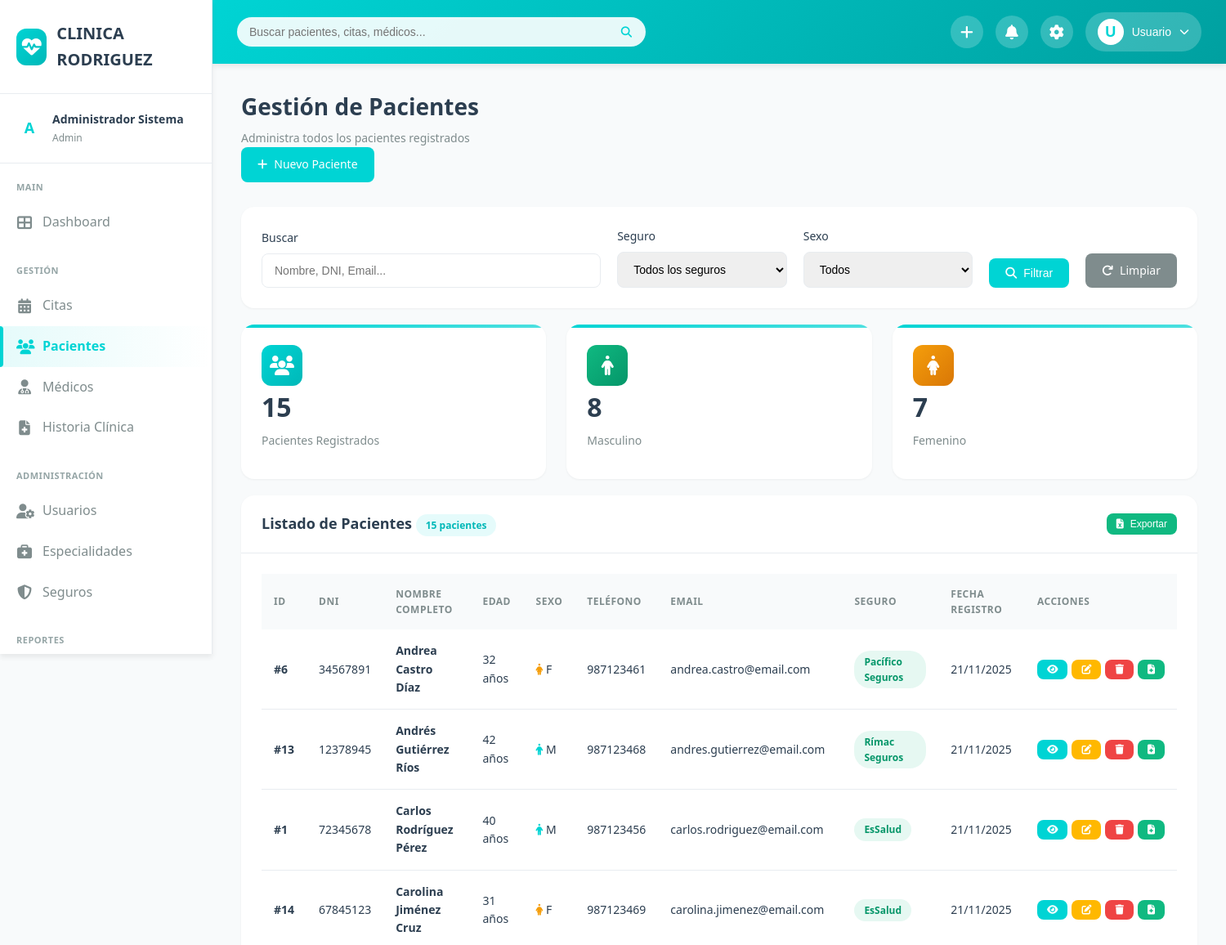
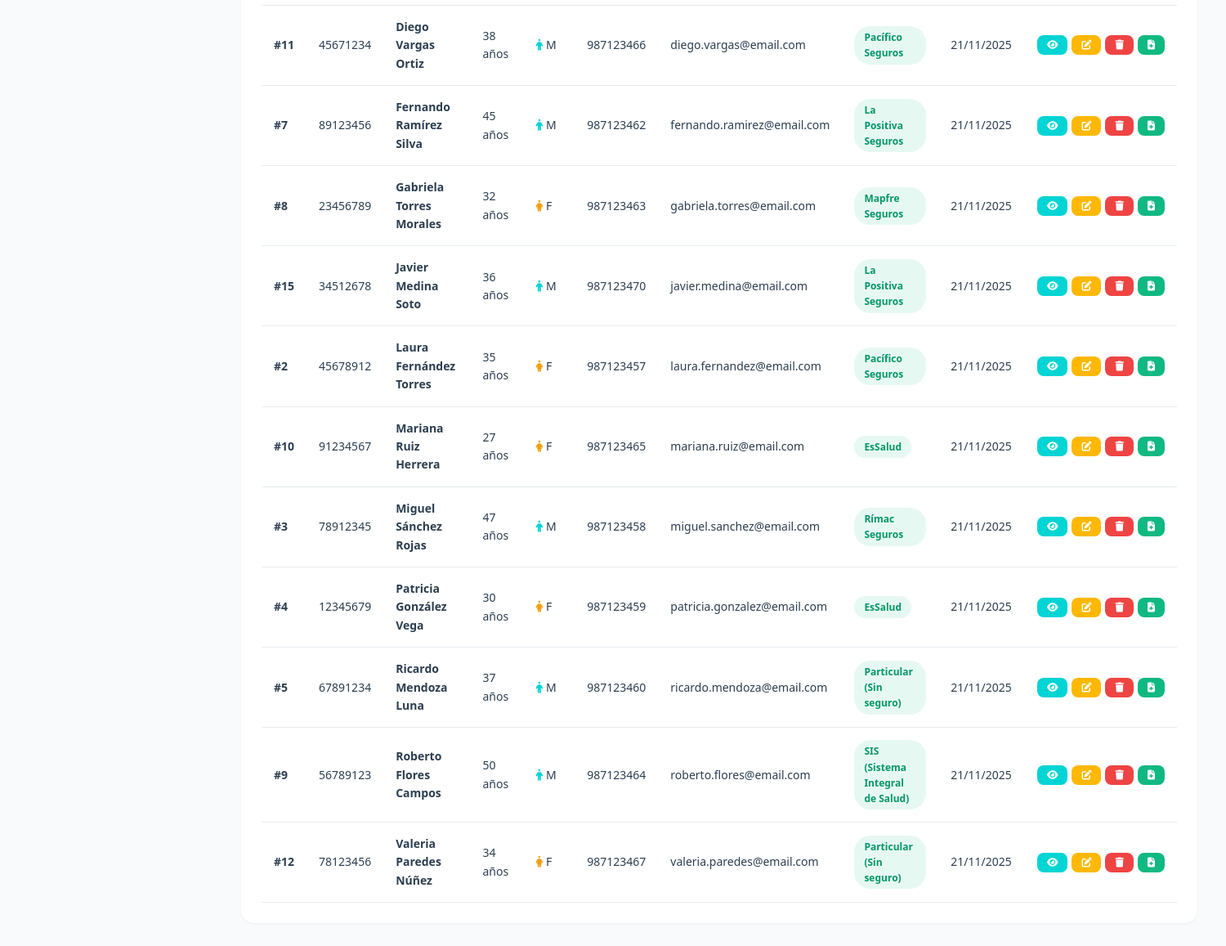
The app's page /pacientes.php (signed in) with its own data (2 pictures, top to bottom).
### tables this page shows
CREATE TABLE `pacientes` (
  `id` int(11) NOT NULL,
  `dni` varchar(20) NOT NULL,
  `nombre` varchar(100) NOT NULL,
  `apellido` varchar(100) NOT NULL,
  `fecha_nacimiento` date NOT NULL,
  `sexo` enum('M','F') NOT NULL,
  `telefono` varchar(20) DEFAULT NULL,
  `email` varchar(100) DEFAULT NULL,
  `direccion` text DEFAULT NULL,
  `seguro_id` int(11) DEFAULT NULL,
  `numero_poliza` varchar(50) DEFAULT NULL,
  `estado` enum('activo','inactivo') DEFAULT 'activo',
  `fecha_registro` timestamp NOT NULL DEFAULT current_timestamp()
);

CREATE TABLE `seguros` (
  `id` int(11) NOT NULL,
  `nombre` varchar(100) NOT NULL,
  `tipo` varchar(50) DEFAULT NULL,
  `telefono` varchar(20) DEFAULT NULL,
  `email` varchar(100) DEFAULT NULL,
  `direccion` text DEFAULT NULL,
  `estado` enum('activo','inactivo') DEFAULT 'activo',
  `fecha_registro` timestamp NOT NULL DEFAULT current_timestamp()
);

### includes/functions.php (called while the page is built, shortened)
<?php
function isLoggedIn() {
    return isset($_SESSION['user_id']);
}
function hasPermission($permission) {
    $role = getUserRole();
    $permissions = [
        'admin' => ['*'],
        'medico' => [
            'ver_dashboard',
            'ver_citas',
            'crear_cita',
            'editar_cita',
            'cancelar_cita',
            'atender_cita',
            'ver_pacientes',
            'ver_historia_clinica',
            'crear_historia_clinica',
            'editar_historia_clinica',
            'ver_reportes'
        ],
        'recepcionista' => [
            'ver_dashboard',
            'ver_citas',
            'crear_cita',
            'editar_cita',
            'cancelar_cita',
            'confirmar_cita',
            'ver_pacientes',
            'crear_paciente',
            'editar_paciente',
            'ver_especialidades',
            'ver_medicos'
        ],
        'enfermero' => [
            'ver_dashboard',
            'ver_citas',
            'ver_pacientes',
            'ver_historia_clinica'
        ]
    ];
    if ($role === 'admin') {
        return true;
    }
    return in_array($permission, $permissions[$role]);
}
function getUserRole() {
    return $_SESSION['rol'] ?? null;
}
if (!function_exists('calcularEdad')) {
    function calcularEdad($fecha_nacimiento) {
        $nacimiento = new DateTime($fecha_nacimiento);
        $hoy = new DateTime();
        $edad = $hoy->diff($nacimiento);
        return $edad->y;
    }
}
?>

### public/pacientes.php (the view, shortened to what this page needs)
<?php
require_once '../includes/functions.php';
$database = new Database();
$db = $database->getConnection();
$busqueda = $_GET['busqueda'] ?? '';
$query = "SELECT p.*, s.nombre as seguro_nombre
          FROM pacientes p
          LEFT JOIN seguros s ON p.seguro_id = s.id
          WHERE p.estado = 'activo'";
$query .= " ORDER BY p.nombre, p.apellido";
$stmt = $db->prepare($query);
$stmt->execute();
$pacientes = $stmt->fetchAll(PDO::FETCH_ASSOC);
?>
<!DOCTYPE html>
<html lang="es">
<head>
    <link rel="stylesheet" href="css/styles.css">
    <link rel="stylesheet" href="https://cdnjs.cloudflare.com/ajax/libs/font-awesome/6.4.0/css/all.min.css">
</head>
<body>
    <div class="main-wrapper">
        <?php include '../includes/sidebar.php'; ?>
        <div class="main-content">
            <?php include '../includes/header.php'; ?>
            <div class="dashboard-content">
                <div class="page-header">
                    <div>
                        <h1 class="page-title">Gestión de Pacientes</h1>
                        <p class="page-subtitle">Administra todos los pacientes registrados</p>
                    </div>
                    <?php if (hasPermission('gestionar_pacientes')): ?>
                    <a href="nuevo-paciente.php" class="btn btn-primary">
                        <i class="fas fa-plus"></i> Nuevo Paciente
                    </a>
                    <?php endif; ?>
                </div>
                <div class="card mb-2">
                    <div class="card-body">
                        <form method="GET" action="pacientes.php" class="d-flex gap-2" style="align-items: flex-end; flex-wrap: wrap;">
                            <div class="form-group" style="margin-bottom: 0; flex: 2; min-width: 250px;">
                                <label class="form-label">Buscar</label>
                                <input type="text" name="busqueda" class="form-control"
                                       placeholder="Nombre, DNI, Email..."
                                       value="<?php echo htmlspecialchars($busqueda); ?>">
                            </div>
                            <div class="form-group" style="margin-bottom: 0; flex: 1; min-width: 200px;">
                                <label class="form-label">Seguro</label>
                                <select name="seguro" class="form-control">
                                    <option value="">Todos los seguros</option>
                                </select>
                            </div>
                            <div class="form-group" style="margin-bottom: 0; flex: 1; min-width: 150px;">
                                <label class="form-label">Sexo</label>
                                <select name="sexo" class="form-control">
                                    <option value="">Todos</option>
                                </select>
                            </div>
                            <button type="submit" class="btn btn-primary" style="margin-bottom: 0;">
                                <i class="fas fa-search"></i> Filtrar
                            </button>
                            <a href="pacientes.php" class="btn btn-secondary" style="margin-bottom: 0;">
                                <i class="fas fa-redo"></i> Limpiar
                            </a>
                        </form>
                    </div>
                </div>
                <div class="stats-grid" style="grid-template-columns: repeat(auto-fit, minmax(200px, 1fr)); margin-bottom: 20px;">
                    <div class="stat-card">
                        <div class="stat-icon primary">
                            <i class="fas fa-users"></i>
                        </div>
                        <div class="stat-value"><?php echo count($pacientes); ?></div>
                        <div class="stat-label">Pacientes Registrados</div>
                    </div>
                    <div class="stat-card">
                        <div class="stat-icon success">
                            <i class="fas fa-male"></i>
                        </div>
                        <div class="stat-value">
                            <?php echo count(array_filter($pacientes, function($p) { return $p['sexo'] === 'M'; })); ?>
                        </div>
                        <div class="stat-label">Masculino</div>
                    </div>
                    <div class="stat-card">
                        <div class="stat-icon warning">
                            <i class="fas fa-female"></i>
                        </div>
                        <div class="stat-value">
                            <?php echo count(array_filter($pacientes, function($p) { return $p['sexo'] === 'F'; })); ?>
                        </div>
                        <div class="stat-label">Femenino</div>
                    </div>
                </div>
                <div class="card">
                    <div class="card-header">
                        <h3 class="card-title">
                            Listado de Pacientes
                            <span class="badge badge-primary"><?php echo count($pacientes); ?> pacientes</span>
                        </h3>
                        <div class="card-actions">
                            <button onclick="exportarExcel()" class="btn btn-sm btn-success">
                                <i class="fas fa-file-excel"></i> Exportar
                            </button>
                        </div>
                    </div>
                    <div class="card-body">
                        <?php if (count($pacientes) > 0): ?>
                        <div class="table-container">
                            <table id="tablaPacientes">
                                <thead>
                                    <tr>
                                        <th>ID</th>
                                        <th>DNI</th>
                                        <th>Nombre Completo</th>
                                        <th>Edad</th>
                                        <th>Sexo</th>
                                        <th>Teléfono</th>
                                        <th>Email</th>
                                        <th>Seguro</th>
                                        <th>Fecha Registro</th>
                                        <th>Acciones</th>
                                    </tr>
                                </thead>
                                <tbody>
                                    <?php foreach ($pacientes as $paciente): ?>
                                    <tr>
                                        <td><strong>#<?php echo $paciente['id']; ?></strong></td>
                                        <td><?php echo htmlspecialchars($paciente['dni']); ?></td>
                                        <td>
                                            <strong><?php echo htmlspecialchars($paciente['nombre'] . ' ' . $paciente['apellido']); ?></strong>
                                        </td>
                                        <td><?php echo calcularEdad($paciente['fecha_nacimiento']); ?> años</td>
                                        <td>
                                            <?php if ($paciente['sexo'] === 'M'): ?>
                                                <i class="fas fa-male" style="color: #00D4D4;"></i> M
                                            <?php else: ?>
                                                <i class="fas fa-female" style="color: #F59E0B;"></i> F
                                            <?php endif; ?>
                                        </td>
                                        <td><?php echo htmlspecialchars($paciente['telefono'] ?: '-'); ?></td>
                                        <td><?php echo htmlspecialchars($paciente['email'] ?: '-'); ?></td>
                                        <td>
                                            <?php if ($paciente['seguro_nombre']): ?>
                                                <span class="badge badge-success">
                                                    <?php echo htmlspecialchars($paciente['seguro_nombre']); ?>
                                                </span>
                                            <?php else: ?>
                                                <span class="badge badge-secondary">Sin seguro</span>
                                            <?php endif; ?>
                                        </td>
                                        <td><?php echo date('d/m/Y', strtotime($paciente['fecha_registro'])); ?></td>
                                        <td>
                                            <div style="display: flex; gap: 5px;">
                                                <button onclick="verPaciente(<?php echo $paciente['id']; ?>)"
                                                        class="btn btn-sm btn-primary" title="Ver Detalle">
                                                    <i class="fas fa-eye"></i>
                                                </button>
                                                <?php if (hasPermission('gestionar_pacientes')): ?>
                                                <a href="editar-paciente.php?id=<?php echo $paciente['id']; ?>"
                                                   class="btn btn-sm btn-warning" title="Editar">
                                                    <i class="fas fa-edit"></i>
                                                </a>
                                                <button onclick="eliminarPaciente(<?php echo $paciente['id']; ?>)"
                                                        class="btn btn-sm btn-danger" title="Eliminar">
                                                    <i class="fas fa-trash"></i>
                                                </button>
                                                <?php endif; ?>
                                                <button onclick="verHistorial(<?php echo $paciente['id']; ?>)"
                                                        class="btn btn-sm btn-success" title="Historia Clínica">
                                                    <i class="fas fa-file-medical"></i>
                                                </button>
                                            </div>
                                        </td>
                                    </tr>
                                    <?php endforeach; ?>
                                </tbody>
                            </table>
                        </div>
                        <?php endif; ?>
                    </div>
                </div>
            </div>
        </div>
    </div>
</body>
</html>

### records on screen
pacientes: id "6", dni "34567891", nombre+apellido "Andrea Castro Díaz", fecha_nacimiento "32", sexo "F" (drawn), telefono "987123461", email "andrea.castro@email.com", seguro.nombre "Pacífico Seguros", fecha_registro "21/11/2025"
pacientes: id "13", dni "12378945", nombre+apellido "Andrés Gutiérrez Ríos", fecha_nacimiento "42", sexo "M" (drawn), telefono "987123468", email "andres.gutierrez@email.com", seguro.nombre "Rímac Seguros", fecha_registro "21/11/2025"
pacientes: id "1", dni "72345678", nombre+apellido "Carlos Rodríguez Pérez", fecha_nacimiento "40", sexo "M" (drawn), telefono "987123456", email "carlos.rodriguez@email.com", seguro.nombre "EsSalud", fecha_registro "21/11/2025"
pacientes: id "14", dni "67845123", nombre+apellido "Carolina Jiménez Cruz", fecha_nacimiento "31", sexo "F" (drawn), telefono "987123469", email "carolina.jimenez@email.com", seguro.nombre "EsSalud", fecha_registro "21/11/2025"
pacientes: id "11", dni "45671234", nombre+apellido "Diego Vargas Ortiz", fecha_nacimiento "38", sexo "M" (drawn), telefono "987123466", email "diego.vargas@email.com", seguro.nombre "Pacífico Seguros", fecha_registro "21/11/2025"
pacientes: id "7", dni "89123456", nombre+apellido "Fernando Ramírez Silva", fecha_nacimiento "45", sexo "M" (drawn), telefono "987123462", email "fernando.ramirez@email.com", seguro.nombre "La Positiva Seguros", fecha_registro "21/11/2025"
pacientes: id "8", dni "23456789", nombre+apellido "Gabriela Torres Morales", fecha_nacimiento "32", sexo "F" (drawn), telefono "987123463", email "gabriela.torres@email.com", seguro.nombre "Mapfre Seguros", fecha_registro "21/11/2025"
pacientes: id "15", dni "34512678", nombre+apellido "Javier Medina Soto", fecha_nacimiento "36", sexo "M" (drawn), telefono "987123470", email "javier.medina@email.com", seguro.nombre "La Positiva Seguros", fecha_registro "21/11/2025"
pacientes: id "2", dni "45678912", nombre+apellido "Laura Fernández Torres", fecha_nacimiento "35", sexo "F" (drawn), telefono "987123457", email "laura.fernandez@email.com", seguro.nombre "Pacífico Seguros", fecha_registro "21/11/2025"
pacientes: id "10", dni "91234567", nombre+apellido "Mariana Ruiz Herrera", fecha_nacimiento "27", sexo "F" (drawn), telefono "987123465", email "mariana.ruiz@email.com", seguro.nombre "EsSalud", fecha_registro "21/11/2025"
pacientes: id "3", dni "78912345", nombre+apellido "Miguel Sánchez Rojas", fecha_nacimiento "47", sexo "M" (drawn), telefono "987123458", email "miguel.sanchez@email.com", seguro.nombre "Rímac Seguros", fecha_registro "21/11/2025"
pacientes: id "4", dni "12345679", nombre+apellido "Patricia González Vega", fecha_nacimiento "30", sexo "F" (drawn), telefono "987123459", email "patricia.gonzalez@email.com", seguro.nombre "EsSalud", fecha_registro "21/11/2025"
pacientes: id "5", dni "67891234", nombre+apellido "Ricardo Mendoza Luna", fecha_nacimiento "37", sexo "M" (drawn), telefono "987123460", email "ricardo.mendoza@email.com", seguro.nombre "Particular (Sin seguro)", fecha_registro "21/11/2025"
pacientes: id "9", dni "56789123", nombre+apellido "Roberto Flores Campos", fecha_nacimiento "50", sexo "M" (drawn), telefono "987123464", email "roberto.flores@email.com", seguro.nombre "SIS (Sistema Integral de Salud)", fecha_registro "21/11/2025"
pacientes: id "12", dni "78123456", nombre+apellido "Valeria Paredes Núñez", fecha_nacimiento "34", sexo "F" (drawn), telefono "987123467", email "valeria.paredes@email.com", seguro.nombre "Particular (Sin seguro)", fecha_registro "21/11/2025"

### other values on screen
substr($user_name, 0, 1) "A"
$user_name . ' ' . $user_apellido "Administrador Sistema"
$user_role "Admin"
substr($nombre, 0, 1) "U"
explode(' ', $nombre)[0] "Usuario"
count($pacientes) "15"
